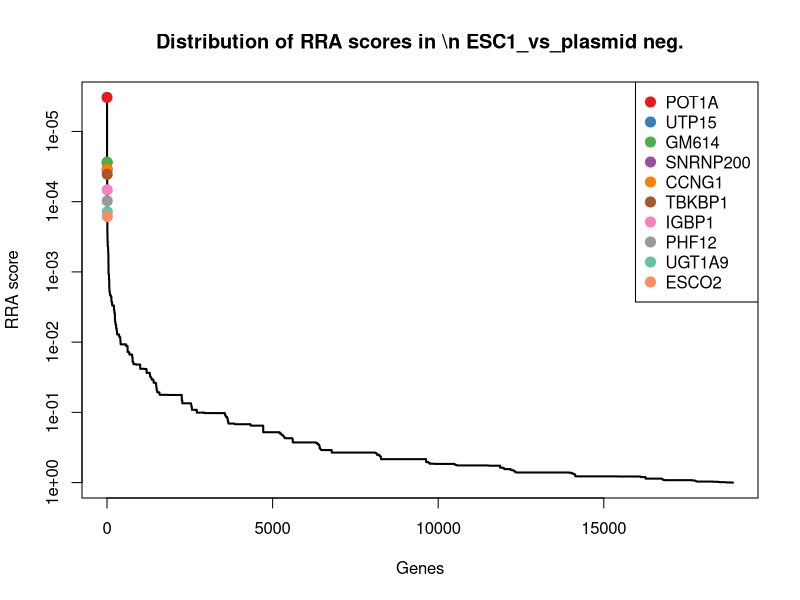
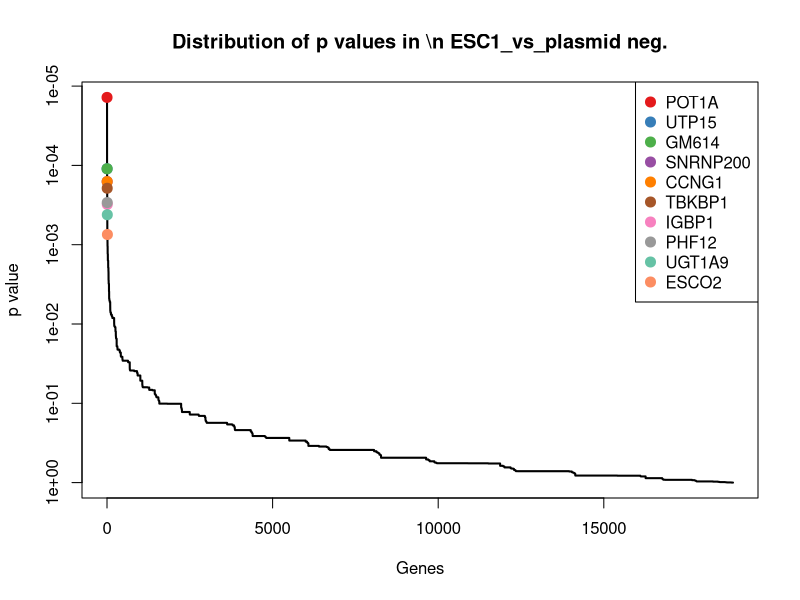
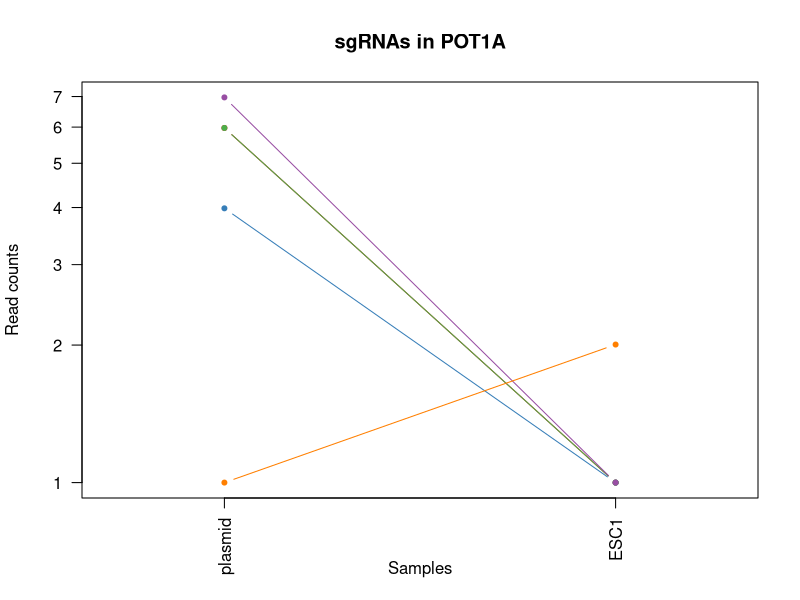
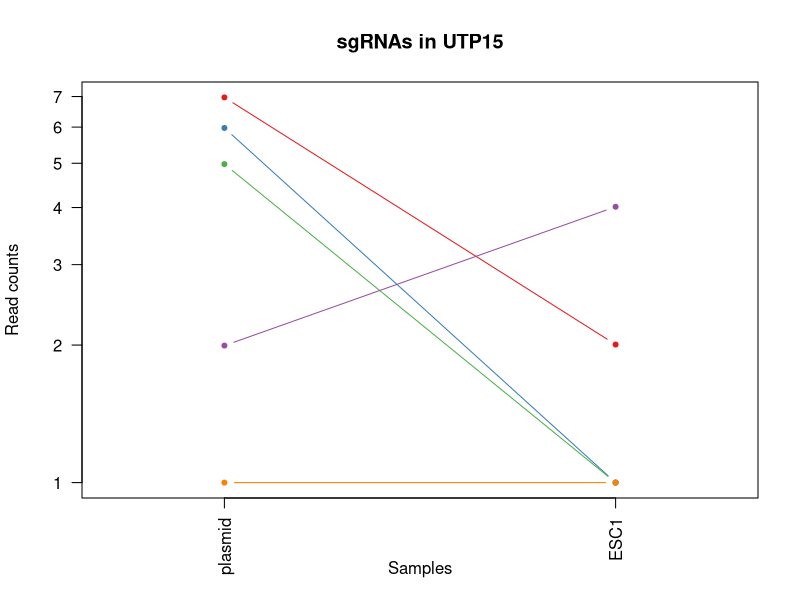
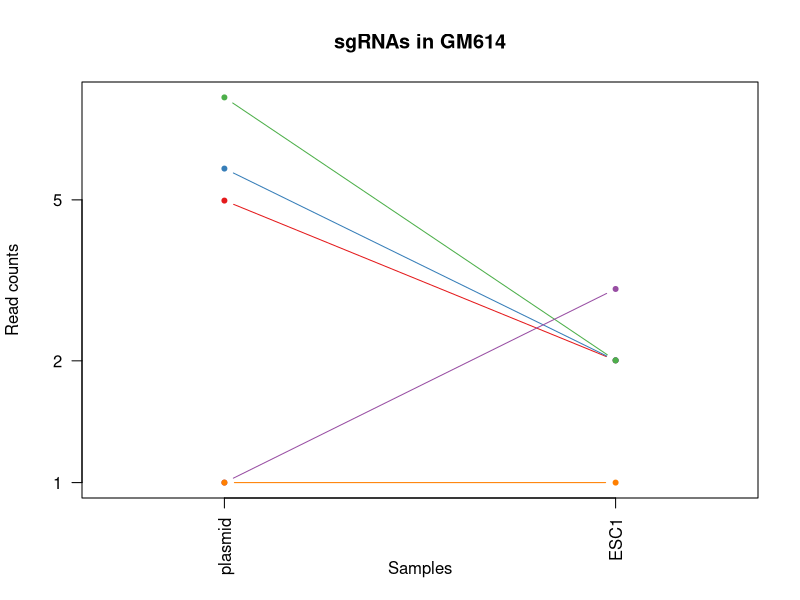
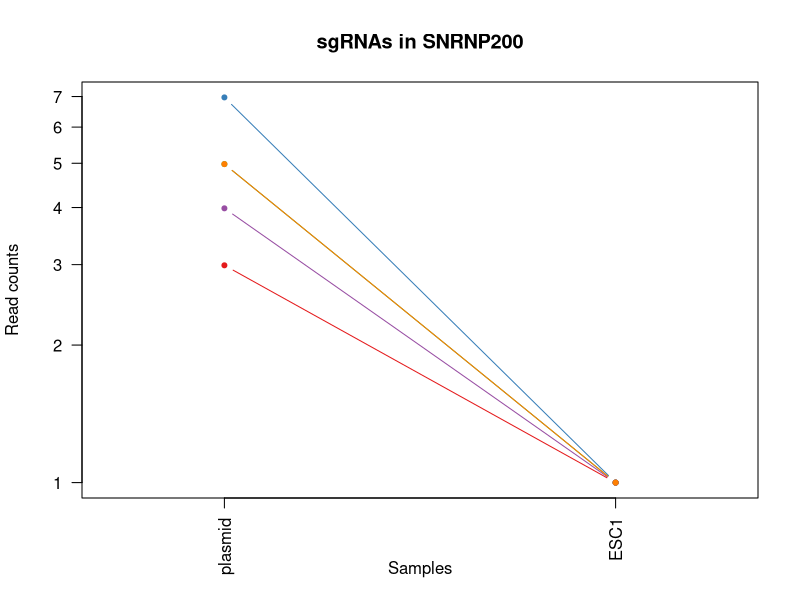
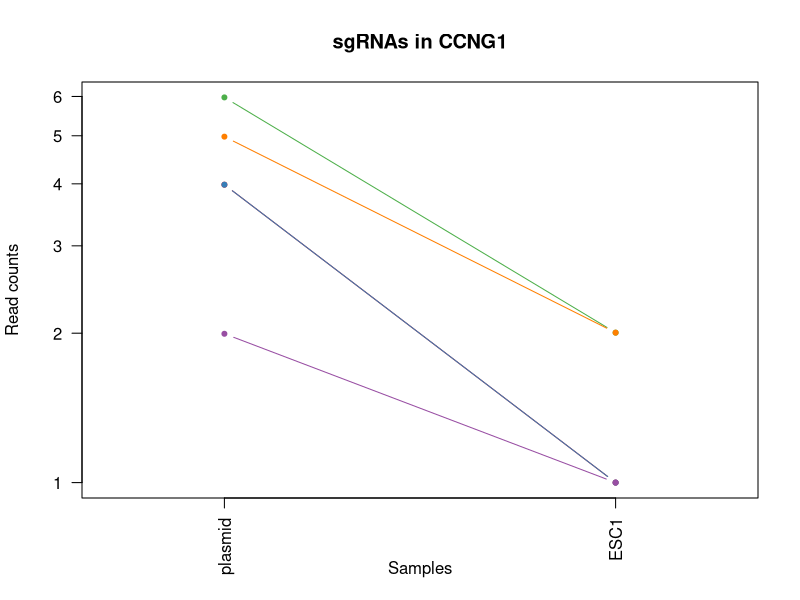
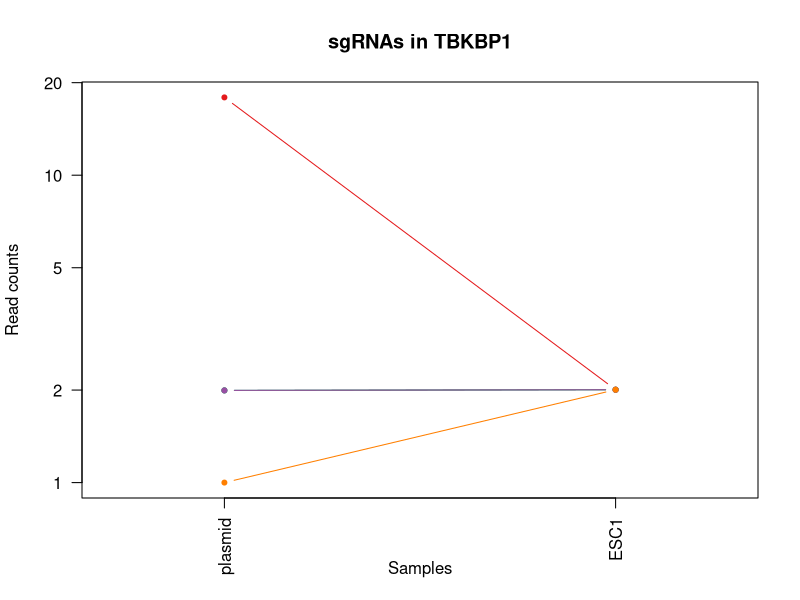

Generate these figures, in order, with R: (Note: this script raises an error after producing the figures.)
pdf(file='esccp.pdf',width=4.5,height=4.5);
gstable=read.table('esccp.gene_summary.txt',header=T)
# 
#
# parameters
# Do not modify the variables beginning with "__"

# gstablename='__GENE_SUMMARY_FILE__'
startindex=3
# outputfile='__OUTPUT_FILE__'
targetgenelist=c("POT1A","UTP15","GM614","SNRNP200","CCNG1","TBKBP1","IGBP1","PHF12","UGT1A9","ESCO2")
# samplelabel=sub('.\\w+.\\w+$','',colnames(gstable)[startindex]);
samplelabel='ESC1_vs_plasmid neg.'


# You need to write some codes in front of this code:
# gstable=read.table(gstablename,header=T)
# pdf(file=outputfile,width=6,height=6)


# set up color using RColorBrewer
#library(RColorBrewer)
#colors <- brewer.pal(length(targetgenelist), "Set1")

colors=c( "#E41A1C", "#377EB8", "#4DAF4A", "#984EA3", "#FF7F00",  "#A65628", "#F781BF",
          "#999999", "#66C2A5", "#FC8D62", "#8DA0CB", "#E78AC3", "#A6D854", "#FFD92F", "#E5C494", "#B3B3B3", 
          "#8DD3C7", "#FFFFB3", "#BEBADA", "#FB8072", "#80B1D3", "#FDB462", "#B3DE69", "#FCCDE5",
          "#D9D9D9", "#BC80BD", "#CCEBC5", "#FFED6F")

######
# function definition

plotrankedvalues<-function(val, tglist, ...){
  
  plot(val,log='y',ylim=c(max(val),min(val)),type='l',lwd=2, ...)
  if(length(tglist)>0){
    for(i in 1:length(tglist)){
      targetgene=tglist[i];
      tx=which(names(val)==targetgene);ty=val[targetgene];
      points(tx,ty,col=colors[(i %% length(colors)) ],cex=2,pch=20)
      # text(tx+50,ty,targetgene,col=colors[i])
    }
    legend('topright',tglist,pch=20,pt.cex = 2,cex=1,col=colors)
  }
}



plotrandvalues<-function(val,targetgenelist, ...){
  # choose the one with the best distance distribution
  
  mindiffvalue=0;
  randval=val;
  for(i in 1:20){
    randval0=sample(val)
    vindex=sort(which(names(randval0) %in% targetgenelist))
    if(max(vindex)>0.9*length(val)){
      # print('pass...')
      next;
    }
    mindiffind=min(diff(vindex));
    if (mindiffind > mindiffvalue){
      mindiffvalue=mindiffind;
      randval=randval0;
      # print(paste('Diff: ',mindiffvalue))
    }
  }
  plot(randval,log='y',ylim=c(max(randval),min(randval)),pch=20,col='grey', ...)
  
  if(length(targetgenelist)>0){
    for(i in 1:length(targetgenelist)){
      targetgene=targetgenelist[i];
      tx=which(names(randval)==targetgene);ty=randval[targetgene];
      points(tx,ty,col=colors[(i %% length(colors)) ],cex=2,pch=20)
      text(tx+50,ty,targetgene,col=colors[i])
    }
  }
  
}




# set.seed(1235)



pvec=gstable[,startindex]
names(pvec)=gstable[,'id']
pvec=sort(pvec);

plotrankedvalues(pvec,targetgenelist,xlab='Genes',ylab='RRA score',main=paste('Distribution of RRA scores in \\n',samplelabel))

# plotrandvalues(pvec,targetgenelist,xlab='Genes',ylab='RRA score',main=paste('Distribution of RRA scores in \\n',samplelabel))


pvec=gstable[,startindex+1]
names(pvec)=gstable[,'id']
pvec=sort(pvec);

plotrankedvalues(pvec,targetgenelist,xlab='Genes',ylab='p value',main=paste('Distribution of p values in \\n',samplelabel))

# plotrandvalues(pvec,targetgenelist,xlab='Genes',ylab='p value',main=paste('Distribution of p values in \\n',samplelabel))



# you need to write after this code:
# dev.off()






# parameters
# Do not modify the variables beginning with "__"
targetmat=list(c(4.973811061139066,0.0),c(2.9842866366834393,0.0),c(4.973811061139066,0.0),c(5.968573273366879,0.0),c(0.0,1.0052932374812964))
targetgene="POT1A"
collabel=c("plasmid","ESC1")

# set up color using RColorBrewer
#library(RColorBrewer)
#colors <- brewer.pal(length(targetgenelist), "Set1")

colors=c( "#E41A1C", "#377EB8", "#4DAF4A", "#984EA3", "#FF7F00",  "#A65628", "#F781BF",
          "#999999", "#66C2A5", "#FC8D62", "#8DA0CB", "#E78AC3", "#A6D854", "#FFD92F", "#E5C494", "#B3B3B3", 
          "#8DD3C7", "#FFFFB3", "#BEBADA", "#FB8072", "#80B1D3", "#FDB462", "#B3DE69", "#FCCDE5",
          "#D9D9D9", "#BC80BD", "#CCEBC5", "#FFED6F")


## code

targetmatvec=unlist(targetmat)+1
yrange=range(targetmatvec[targetmatvec>0]);
# yrange[1]=1; # set the minimum value to 1
for(i in 1:length(targetmat)){
  vali=targetmat[[i]]+1;
  if(i==1){
    plot(1:length(vali),vali,type='b',las=1,pch=20,main=paste('sgRNAs in',targetgene),ylab='Read counts',xlab='Samples',xlim=c(0.7,length(vali)+0.3),ylim = yrange,col=colors[(i %% length(colors))],xaxt='n',log='y')
    axis(1,at=1:length(vali),labels=(collabel),las=2)
    # lines(0:100,rep(1,101),col='black');
  }else{
    lines(1:length(vali),vali,type='b',pch=20,col=colors[(i %% length(colors))])
  }
}




# parameters
# Do not modify the variables beginning with "__"
targetmat=list(c(5.968573273366879,1.0052932374812964),c(4.973811061139066,0.0),c(3.9790488489112525,0.0),c(0.9947622122278131,3.015879712443889),c(0.0,0.0))
targetgene="UTP15"
collabel=c("plasmid","ESC1")

# set up color using RColorBrewer
#library(RColorBrewer)
#colors <- brewer.pal(length(targetgenelist), "Set1")

colors=c( "#E41A1C", "#377EB8", "#4DAF4A", "#984EA3", "#FF7F00",  "#A65628", "#F781BF",
          "#999999", "#66C2A5", "#FC8D62", "#8DA0CB", "#E78AC3", "#A6D854", "#FFD92F", "#E5C494", "#B3B3B3", 
          "#8DD3C7", "#FFFFB3", "#BEBADA", "#FB8072", "#80B1D3", "#FDB462", "#B3DE69", "#FCCDE5",
          "#D9D9D9", "#BC80BD", "#CCEBC5", "#FFED6F")


## code

targetmatvec=unlist(targetmat)+1
yrange=range(targetmatvec[targetmatvec>0]);
# yrange[1]=1; # set the minimum value to 1
for(i in 1:length(targetmat)){
  vali=targetmat[[i]]+1;
  if(i==1){
    plot(1:length(vali),vali,type='b',las=1,pch=20,main=paste('sgRNAs in',targetgene),ylab='Read counts',xlab='Samples',xlim=c(0.7,length(vali)+0.3),ylim = yrange,col=colors[(i %% length(colors))],xaxt='n',log='y')
    axis(1,at=1:length(vali),labels=(collabel),las=2)
    # lines(0:100,rep(1,101),col='black');
  }else{
    lines(1:length(vali),vali,type='b',pch=20,col=colors[(i %% length(colors))])
  }
}




# parameters
# Do not modify the variables beginning with "__"
targetmat=list(c(3.9790488489112525,1.0052932374812964),c(4.973811061139066,1.0052932374812964),c(7.958097697822505,1.0052932374812964),c(0.0,2.010586474962593),c(0.0,0.0))
targetgene="GM614"
collabel=c("plasmid","ESC1")

# set up color using RColorBrewer
#library(RColorBrewer)
#colors <- brewer.pal(length(targetgenelist), "Set1")

colors=c( "#E41A1C", "#377EB8", "#4DAF4A", "#984EA3", "#FF7F00",  "#A65628", "#F781BF",
          "#999999", "#66C2A5", "#FC8D62", "#8DA0CB", "#E78AC3", "#A6D854", "#FFD92F", "#E5C494", "#B3B3B3", 
          "#8DD3C7", "#FFFFB3", "#BEBADA", "#FB8072", "#80B1D3", "#FDB462", "#B3DE69", "#FCCDE5",
          "#D9D9D9", "#BC80BD", "#CCEBC5", "#FFED6F")


## code

targetmatvec=unlist(targetmat)+1
yrange=range(targetmatvec[targetmatvec>0]);
# yrange[1]=1; # set the minimum value to 1
for(i in 1:length(targetmat)){
  vali=targetmat[[i]]+1;
  if(i==1){
    plot(1:length(vali),vali,type='b',las=1,pch=20,main=paste('sgRNAs in',targetgene),ylab='Read counts',xlab='Samples',xlim=c(0.7,length(vali)+0.3),ylim = yrange,col=colors[(i %% length(colors))],xaxt='n',log='y')
    axis(1,at=1:length(vali),labels=(collabel),las=2)
    # lines(0:100,rep(1,101),col='black');
  }else{
    lines(1:length(vali),vali,type='b',pch=20,col=colors[(i %% length(colors))])
  }
}




# parameters
# Do not modify the variables beginning with "__"
targetmat=list(c(1.9895244244556263,0.0),c(5.968573273366879,0.0),c(3.9790488489112525,0.0),c(2.9842866366834393,0.0),c(3.9790488489112525,0.0))
targetgene="SNRNP200"
collabel=c("plasmid","ESC1")

# set up color using RColorBrewer
#library(RColorBrewer)
#colors <- brewer.pal(length(targetgenelist), "Set1")

colors=c( "#E41A1C", "#377EB8", "#4DAF4A", "#984EA3", "#FF7F00",  "#A65628", "#F781BF",
          "#999999", "#66C2A5", "#FC8D62", "#8DA0CB", "#E78AC3", "#A6D854", "#FFD92F", "#E5C494", "#B3B3B3", 
          "#8DD3C7", "#FFFFB3", "#BEBADA", "#FB8072", "#80B1D3", "#FDB462", "#B3DE69", "#FCCDE5",
          "#D9D9D9", "#BC80BD", "#CCEBC5", "#FFED6F")


## code

targetmatvec=unlist(targetmat)+1
yrange=range(targetmatvec[targetmatvec>0]);
# yrange[1]=1; # set the minimum value to 1
for(i in 1:length(targetmat)){
  vali=targetmat[[i]]+1;
  if(i==1){
    plot(1:length(vali),vali,type='b',las=1,pch=20,main=paste('sgRNAs in',targetgene),ylab='Read counts',xlab='Samples',xlim=c(0.7,length(vali)+0.3),ylim = yrange,col=colors[(i %% length(colors))],xaxt='n',log='y')
    axis(1,at=1:length(vali),labels=(collabel),las=2)
    # lines(0:100,rep(1,101),col='black');
  }else{
    lines(1:length(vali),vali,type='b',pch=20,col=colors[(i %% length(colors))])
  }
}




# parameters
# Do not modify the variables beginning with "__"
targetmat=list(c(2.9842866366834393,0.0),c(2.9842866366834393,0.0),c(4.973811061139066,1.0052932374812964),c(0.9947622122278131,0.0),c(3.9790488489112525,1.0052932374812964))
targetgene="CCNG1"
collabel=c("plasmid","ESC1")

# set up color using RColorBrewer
#library(RColorBrewer)
#colors <- brewer.pal(length(targetgenelist), "Set1")

colors=c( "#E41A1C", "#377EB8", "#4DAF4A", "#984EA3", "#FF7F00",  "#A65628", "#F781BF",
          "#999999", "#66C2A5", "#FC8D62", "#8DA0CB", "#E78AC3", "#A6D854", "#FFD92F", "#E5C494", "#B3B3B3", 
          "#8DD3C7", "#FFFFB3", "#BEBADA", "#FB8072", "#80B1D3", "#FDB462", "#B3DE69", "#FCCDE5",
          "#D9D9D9", "#BC80BD", "#CCEBC5", "#FFED6F")


## code

targetmatvec=unlist(targetmat)+1
yrange=range(targetmatvec[targetmatvec>0]);
# yrange[1]=1; # set the minimum value to 1
for(i in 1:length(targetmat)){
  vali=targetmat[[i]]+1;
  if(i==1){
    plot(1:length(vali),vali,type='b',las=1,pch=20,main=paste('sgRNAs in',targetgene),ylab='Read counts',xlab='Samples',xlim=c(0.7,length(vali)+0.3),ylim = yrange,col=colors[(i %% length(colors))],xaxt='n',log='y')
    axis(1,at=1:length(vali),labels=(collabel),las=2)
    # lines(0:100,rep(1,101),col='black');
  }else{
    lines(1:length(vali),vali,type='b',pch=20,col=colors[(i %% length(colors))])
  }
}




# parameters
# Do not modify the variables beginning with "__"
targetmat=list(c(16.910957607872824,1.0052932374812964),c(0.9947622122278131,1.0052932374812964),c(0.9947622122278131,1.0052932374812964),c(0.9947622122278131,1.0052932374812964),c(0.0,1.0052932374812964))
targetgene="TBKBP1"
collabel=c("plasmid","ESC1")

# set up color using RColorBrewer
#library(RColorBrewer)
#colors <- brewer.pal(length(targetgenelist), "Set1")

colors=c( "#E41A1C", "#377EB8", "#4DAF4A", "#984EA3", "#FF7F00",  "#A65628", "#F781BF",
          "#999999", "#66C2A5", "#FC8D62", "#8DA0CB", "#E78AC3", "#A6D854", "#FFD92F", "#E5C494", "#B3B3B3", 
          "#8DD3C7", "#FFFFB3", "#BEBADA", "#FB8072", "#80B1D3", "#FDB462", "#B3DE69", "#FCCDE5",
          "#D9D9D9", "#BC80BD", "#CCEBC5", "#FFED6F")


## code

targetmatvec=unlist(targetmat)+1
yrange=range(targetmatvec[targetmatvec>0]);
# yrange[1]=1; # set the minimum value to 1
for(i in 1:length(targetmat)){
  vali=targetmat[[i]]+1;
  if(i==1){
    plot(1:length(vali),vali,type='b',las=1,pch=20,main=paste('sgRNAs in',targetgene),ylab='Read counts',xlab='Samples',xlim=c(0.7,length(vali)+0.3),ylim = yrange,col=colors[(i %% length(colors))],xaxt='n',log='y')
    axis(1,at=1:length(vali),labels=(collabel),las=2)
    # lines(0:100,rep(1,101),col='black');
  }else{
    lines(1:length(vali),vali,type='b',pch=20,col=colors[(i %% length(colors))])
  }
}




# parameters
# Do not modify the variables beginning with "__"
targetmat=list(c(3.9790488489112525,0.0),c(5.968573273366879,0.0),c(3.9790488489112525,1.0052932374812964),c(0.9947622122278131,0.0),c(0.9947622122278131,1.0052932374812964))
targetgene="IGBP1"
collabel=c("plasmid","ESC1")

# set up color using RColorBrewer
#library(RColorBrewer)
#colors <- brewer.pal(length(targetgenelist), "Set1")

colors=c( "#E41A1C", "#377EB8", "#4DAF4A", "#984EA3", "#FF7F00",  "#A65628", "#F781BF",
          "#999999", "#66C2A5", "#FC8D62", "#8DA0CB", "#E78AC3", "#A6D854", "#FFD92F", "#E5C494", "#B3B3B3", 
          "#8DD3C7", "#FFFFB3", "#BEBADA", "#FB8072", "#80B1D3", "#FDB462", "#B3DE69", "#FCCDE5",
          "#D9D9D9", "#BC80BD", "#CCEBC5", "#FFED6F")


## code

targetmatvec=unlist(targetmat)+1
yrange=range(targetmatvec[targetmatvec>0]);
# yrange[1]=1; # set the minimum value to 1
for(i in 1:length(targetmat)){
  vali=targetmat[[i]]+1;
  if(i==1){
    plot(1:length(vali),vali,type='b',las=1,pch=20,main=paste('sgRNAs in',targetgene),ylab='Read counts',xlab='Samples',xlim=c(0.7,length(vali)+0.3),ylim = yrange,col=colors[(i %% length(colors))],xaxt='n',log='y')
    axis(1,at=1:length(vali),labels=(collabel),las=2)
    # lines(0:100,rep(1,101),col='black');
  }else{
    lines(1:length(vali),vali,type='b',pch=20,col=colors[(i %% length(colors))])
  }
}




# parameters
# Do not modify the variables beginning with "__"
targetmat=list(c(12.93190875896157,1.0052932374812964),c(0.0,1.0052932374812964),c(0.0,1.0052932374812964),c(0.0,0.0),c(0.0,0.0))
targetgene="PHF12"
collabel=c("plasmid","ESC1")

# set up color using RColorBrewer
#library(RColorBrewer)
#colors <- brewer.pal(length(targetgenelist), "Set1")

colors=c( "#E41A1C", "#377EB8", "#4DAF4A", "#984EA3", "#FF7F00",  "#A65628", "#F781BF",
          "#999999", "#66C2A5", "#FC8D62", "#8DA0CB", "#E78AC3", "#A6D854", "#FFD92F", "#E5C494", "#B3B3B3", 
          "#8DD3C7", "#FFFFB3", "#BEBADA", "#FB8072", "#80B1D3", "#FDB462", "#B3DE69", "#FCCDE5",
          "#D9D9D9", "#BC80BD", "#CCEBC5", "#FFED6F")


## code

targetmatvec=unlist(targetmat)+1
yrange=range(targetmatvec[targetmatvec>0]);
# yrange[1]=1; # set the minimum value to 1
for(i in 1:length(targetmat)){
  vali=targetmat[[i]]+1;
  if(i==1){
    plot(1:length(vali),vali,type='b',las=1,pch=20,main=paste('sgRNAs in',targetgene),ylab='Read counts',xlab='Samples',xlim=c(0.7,length(vali)+0.3),ylim = yrange,col=colors[(i %% length(colors))],xaxt='n',log='y')
    axis(1,at=1:length(vali),labels=(collabel),las=2)
    # lines(0:100,rep(1,101),col='black');
  }else{
    lines(1:length(vali),vali,type='b',pch=20,col=colors[(i %% length(colors))])
  }
}




# parameters
# Do not modify the variables beginning with "__"
targetmat=list(c(2.9842866366834393,0.0),c(3.9790488489112525,1.0052932374812964),c(2.9842866366834393,0.0),c(0.0,0.0))
targetgene="UGT1A9"
collabel=c("plasmid","ESC1")

# set up color using RColorBrewer
#library(RColorBrewer)
#colors <- brewer.pal(length(targetgenelist), "Set1")

colors=c( "#E41A1C", "#377EB8", "#4DAF4A", "#984EA3", "#FF7F00",  "#A65628", "#F781BF",
          "#999999", "#66C2A5", "#FC8D62", "#8DA0CB", "#E78AC3", "#A6D854", "#FFD92F", "#E5C494", "#B3B3B3", 
          "#8DD3C7", "#FFFFB3", "#BEBADA", "#FB8072", "#80B1D3", "#FDB462", "#B3DE69", "#FCCDE5",
          "#D9D9D9", "#BC80BD", "#CCEBC5", "#FFED6F")


## code

targetmatvec=unlist(targetmat)+1
yrange=range(targetmatvec[targetmatvec>0]);
# yrange[1]=1; # set the minimum value to 1
for(i in 1:length(targetmat)){
  vali=targetmat[[i]]+1;
  if(i==1){
    plot(1:length(vali),vali,type='b',las=1,pch=20,main=paste('sgRNAs in',targetgene),ylab='Read counts',xlab='Samples',xlim=c(0.7,length(vali)+0.3),ylim = yrange,col=colors[(i %% length(colors))],xaxt='n',log='y')
    axis(1,at=1:length(vali),labels=(collabel),las=2)
    # lines(0:100,rep(1,101),col='black');
  }else{
    lines(1:length(vali),vali,type='b',pch=20,col=colors[(i %% length(colors))])
  }
}




# parameters
# Do not modify the variables beginning with "__"
targetmat=list(c(12.93190875896157,0.0),c(1.9895244244556263,0.0),c(11.937146546733757,20.10586474962593),c(0.9947622122278131,0.0),c(0.9947622122278131,5.026466187406482))
targetgene="ESCO2"
collabel=c("plasmid","ESC1")

# set up color using RColorBrewer
#library(RColorBrewer)
#colors <- brewer.pal(length(targetgenelist), "Set1")

colors=c( "#E41A1C", "#377EB8", "#4DAF4A", "#984EA3", "#FF7F00",  "#A65628", "#F781BF",
          "#999999", "#66C2A5", "#FC8D62", "#8DA0CB", "#E78AC3", "#A6D854", "#FFD92F", "#E5C494", "#B3B3B3", 
          "#8DD3C7", "#FFFFB3", "#BEBADA", "#FB8072", "#80B1D3", "#FDB462", "#B3DE69", "#FCCDE5",
          "#D9D9D9", "#BC80BD", "#CCEBC5", "#FFED6F")


## code

targetmatvec=unlist(targetmat)+1
yrange=range(targetmatvec[targetmatvec>0]);
# yrange[1]=1; # set the minimum value to 1
for(i in 1:length(targetmat)){
  vali=targetmat[[i]]+1;
  if(i==1){
    plot(1:length(vali),vali,type='b',las=1,pch=20,main=paste('sgRNAs in',targetgene),ylab='Read counts',xlab='Samples',xlim=c(0.7,length(vali)+0.3),ylim = yrange,col=colors[(i %% length(colors))],xaxt='n',log='y')
    axis(1,at=1:length(vali),labels=(collabel),las=2)
    # lines(0:100,rep(1,101),col='black');
  }else{
    lines(1:length(vali),vali,type='b',pch=20,col=colors[(i %% length(colors))])
  }
}



# 
#
# parameters
# Do not modify the variables beginning with "__"

# gstablename='__GENE_SUMMARY_FILE__'
startindex=9
# outputfile='__OUTPUT_FILE__'
targetgenelist=c("FNDC4","RNASE11","ARMC4","OLFR917","CCDC108","SCAMP5","SKINT11","OLFR733","RBMS2","SEC23IP")
# samplelabel=sub('.\\w+.\\w+$','',colnames(gstable)[startindex]);
samplelabel='ESC1_vs_plasmid pos.'


# You need to write some codes in front of this code:
# gstable=read.table(gstablename,header=T)
# pdf(file=outputfile,width=6,height=6)


# set up color using RColorBrewer
#library(RColorBrewer)
#colors <- brewer.pal(length(targetgenelist), "Set1")

colors=c( "#E41A1C", "#377EB8", "#4DAF4A", "#984EA3", "#FF7F00",  "#A65628", "#F781BF",
          "#999999", "#66C2A5", "#FC8D62", "#8DA0CB", "#E78AC3", "#A6D854", "#FFD92F", "#E5C494", "#B3B3B3", 
          "#8DD3C7", "#FFFFB3", "#BEBADA", "#FB8072", "#80B1D3", "#FDB462", "#B3DE69", "#FCCDE5",
          "#D9D9D9", "#BC80BD", "#CCEBC5", "#FFED6F")

######
# function definition

plotrankedvalues<-function(val, tglist, ...){
  
  plot(val,log='y',ylim=c(max(val),min(val)),type='l',lwd=2, ...)
  if(length(tglist)>0){
    for(i in 1:length(tglist)){
      targetgene=tglist[i];
      tx=which(names(val)==targetgene);ty=val[targetgene];
      points(tx,ty,col=colors[(i %% length(colors)) ],cex=2,pch=20)
      # text(tx+50,ty,targetgene,col=colors[i])
    }
    legend('topright',tglist,pch=20,pt.cex = 2,cex=1,col=colors)
  }
}



plotrandvalues<-function(val,targetgenelist, ...){
  # choose the one with the best distance distribution
  
  mindiffvalue=0;
  randval=val;
  for(i in 1:20){
    randval0=sample(val)
    vindex=sort(which(names(randval0) %in% targetgenelist))
    if(max(vindex)>0.9*length(val)){
      # print('pass...')
      next;
    }
    mindiffind=min(diff(vindex));
    if (mindiffind > mindiffvalue){
      mindiffvalue=mindiffind;
      randval=randval0;
      # print(paste('Diff: ',mindiffvalue))
    }
  }
  plot(randval,log='y',ylim=c(max(randval),min(randval)),pch=20,col='grey', ...)
  
  if(length(targetgenelist)>0){
    for(i in 1:length(targetgenelist)){
      targetgene=targetgenelist[i];
      tx=which(names(randval)==targetgene);ty=randval[targetgene];
      points(tx,ty,col=colors[(i %% length(colors)) ],cex=2,pch=20)
      text(tx+50,ty,targetgene,col=colors[i])
    }
  }
  
}




# set.seed(1235)



pvec=gstable[,startindex]
names(pvec)=gstable[,'id']
pvec=sort(pvec);

plotrankedvalues(pvec,targetgenelist,xlab='Genes',ylab='RRA score',main=paste('Distribution of RRA scores in \\n',samplelabel))

# plotrandvalues(pvec,targetgenelist,xlab='Genes',ylab='RRA score',main=paste('Distribution of RRA scores in \\n',samplelabel))


pvec=gstable[,startindex+1]
names(pvec)=gstable[,'id']
pvec=sort(pvec);

plotrankedvalues(pvec,targetgenelist,xlab='Genes',ylab='p value',main=paste('Distribution of p values in \\n',samplelabel))

# plotrandvalues(pvec,targetgenelist,xlab='Genes',ylab='p value',main=paste('Distribution of p values in \\n',samplelabel))



# you need to write after this code:
# dev.off()






# parameters
# Do not modify the variables beginning with "__"
targetmat=list(c(0.9947622122278131,7.037052662369074),c(0.9947622122278131,5.026466187406482),c(0.9947622122278131,4.021172949925186),c(0.0,1.0052932374812964),c(0.0,5.026466187406482))
targetgene="FNDC4"
collabel=c("plasmid","ESC1")

# set up color using RColorBrewer
#library(RColorBrewer)
#colors <- brewer.pal(length(targetgenelist), "Set1")

colors=c( "#E41A1C", "#377EB8", "#4DAF4A", "#984EA3", "#FF7F00",  "#A65628", "#F781BF",
          "#999999", "#66C2A5", "#FC8D62", "#8DA0CB", "#E78AC3", "#A6D854", "#FFD92F", "#E5C494", "#B3B3B3", 
          "#8DD3C7", "#FFFFB3", "#BEBADA", "#FB8072", "#80B1D3", "#FDB462", "#B3DE69", "#FCCDE5",
          "#D9D9D9", "#BC80BD", "#CCEBC5", "#FFED6F")


## code

targetmatvec=unlist(targetmat)+1
yrange=range(targetmatvec[targetmatvec>0]);
# yrange[1]=1; # set the minimum value to 1
for(i in 1:length(targetmat)){
  vali=targetmat[[i]]+1;
  if(i==1){
    plot(1:length(vali),vali,type='b',las=1,pch=20,main=paste('sgRNAs in',targetgene),ylab='Read counts',xlab='Samples',xlim=c(0.7,length(vali)+0.3),ylim = yrange,col=colors[(i %% length(colors))],xaxt='n',log='y')
    axis(1,at=1:length(vali),labels=(collabel),las=2)
    # lines(0:100,rep(1,101),col='black');
  }else{
    lines(1:length(vali),vali,type='b',pch=20,col=colors[(i %% length(colors))])
  }
}




# parameters
# Do not modify the variables beginning with "__"
targetmat=list(c(0.9947622122278131,4.021172949925186),c(0.9947622122278131,4.021172949925186),c(0.0,4.021172949925186),c(0.0,0.0))
targetgene="RNASE11"
collabel=c("plasmid","ESC1")

# set up color using RColorBrewer
#library(RColorBrewer)
#colors <- brewer.pal(length(targetgenelist), "Set1")

colors=c( "#E41A1C", "#377EB8", "#4DAF4A", "#984EA3", "#FF7F00",  "#A65628", "#F781BF",
          "#999999", "#66C2A5", "#FC8D62", "#8DA0CB", "#E78AC3", "#A6D854", "#FFD92F", "#E5C494", "#B3B3B3", 
          "#8DD3C7", "#FFFFB3", "#BEBADA", "#FB8072", "#80B1D3", "#FDB462", "#B3DE69", "#FCCDE5",
          "#D9D9D9", "#BC80BD", "#CCEBC5", "#FFED6F")


## code

targetmatvec=unlist(targetmat)+1
yrange=range(targetmatvec[targetmatvec>0]);
# yrange[1]=1; # set the minimum value to 1
for(i in 1:length(targetmat)){
  vali=targetmat[[i]]+1;
  if(i==1){
    plot(1:length(vali),vali,type='b',las=1,pch=20,main=paste('sgRNAs in',targetgene),ylab='Read counts',xlab='Samples',xlim=c(0.7,length(vali)+0.3),ylim = yrange,col=colors[(i %% length(colors))],xaxt='n',log='y')
    axis(1,at=1:length(vali),labels=(collabel),las=2)
    # lines(0:100,rep(1,101),col='black');
  }else{
    lines(1:length(vali),vali,type='b',pch=20,col=colors[(i %% length(colors))])
  }
}




# parameters
# Do not modify the variables beginning with "__"
targetmat=list(c(0.9947622122278131,3.015879712443889),c(0.9947622122278131,3.015879712443889),c(0.0,7.037052662369074),c(0.0,5.026466187406482),c(0.0,0.0))
targetgene="ARMC4"
collabel=c("plasmid","ESC1")

# set up color using RColorBrewer
#library(RColorBrewer)
#colors <- brewer.pal(length(targetgenelist), "Set1")

colors=c( "#E41A1C", "#377EB8", "#4DAF4A", "#984EA3", "#FF7F00",  "#A65628", "#F781BF",
          "#999999", "#66C2A5", "#FC8D62", "#8DA0CB", "#E78AC3", "#A6D854", "#FFD92F", "#E5C494", "#B3B3B3", 
          "#8DD3C7", "#FFFFB3", "#BEBADA", "#FB8072", "#80B1D3", "#FDB462", "#B3DE69", "#FCCDE5",
          "#D9D9D9", "#BC80BD", "#CCEBC5", "#FFED6F")


## code

targetmatvec=unlist(targetmat)+1
yrange=range(targetmatvec[targetmatvec>0]);
# yrange[1]=1; # set the minimum value to 1
for(i in 1:length(targetmat)){
  vali=targetmat[[i]]+1;
  if(i==1){
    plot(1:length(vali),vali,type='b',las=1,pch=20,main=paste('sgRNAs in',targetgene),ylab='Read counts',xlab='Samples',xlim=c(0.7,length(vali)+0.3),ylim = yrange,col=colors[(i %% length(colors))],xaxt='n',log='y')
    axis(1,at=1:length(vali),labels=(collabel),las=2)
    # lines(0:100,rep(1,101),col='black');
  }else{
    lines(1:length(vali),vali,type='b',pch=20,col=colors[(i %% length(colors))])
  }
}




# parameters
# Do not modify the variables beginning with "__"
targetmat=list(c(0.9947622122278131,3.015879712443889),c(0.9947622122278131,4.021172949925186),c(0.9947622122278131,4.021172949925186),c(0.0,3.015879712443889))
targetgene="OLFR917"
collabel=c("plasmid","ESC1")

# set up color using RColorBrewer
#library(RColorBrewer)
#colors <- brewer.pal(length(targetgenelist), "Set1")

colors=c( "#E41A1C", "#377EB8", "#4DAF4A", "#984EA3", "#FF7F00",  "#A65628", "#F781BF",
          "#999999", "#66C2A5", "#FC8D62", "#8DA0CB", "#E78AC3", "#A6D854", "#FFD92F", "#E5C494", "#B3B3B3", 
          "#8DD3C7", "#FFFFB3", "#BEBADA", "#FB8072", "#80B1D3", "#FDB462", "#B3DE69", "#FCCDE5",
          "#D9D9D9", "#BC80BD", "#CCEBC5", "#FFED6F")


## code

targetmatvec=unlist(targetmat)+1
yrange=range(targetmatvec[targetmatvec>0]);
# yrange[1]=1; # set the minimum value to 1
for(i in 1:length(targetmat)){
  vali=targetmat[[i]]+1;
  if(i==1){
    plot(1:length(vali),vali,type='b',las=1,pch=20,main=paste('sgRNAs in',targetgene),ylab='Read counts',xlab='Samples',xlim=c(0.7,length(vali)+0.3),ylim = yrange,col=colors[(i %% length(colors))],xaxt='n',log='y')
    axis(1,at=1:length(vali),labels=(collabel),las=2)
    # lines(0:100,rep(1,101),col='black');
  }else{
    lines(1:length(vali),vali,type='b',pch=20,col=colors[(i %% length(colors))])
  }
}




# parameters
# Do not modify the variables beginning with "__"
targetmat=list(c(0.9947622122278131,0.0),c(0.9947622122278131,14.074105324738149),c(0.9947622122278131,0.0),c(0.0,2.010586474962593),c(0.0,0.0))
targetgene="CCDC108"
collabel=c("plasmid","ESC1")

# set up color using RColorBrewer
#library(RColorBrewer)
#colors <- brewer.pal(length(targetgenelist), "Set1")

colors=c( "#E41A1C", "#377EB8", "#4DAF4A", "#984EA3", "#FF7F00",  "#A65628", "#F781BF",
          "#999999", "#66C2A5", "#FC8D62", "#8DA0CB", "#E78AC3", "#A6D854", "#FFD92F", "#E5C494", "#B3B3B3", 
          "#8DD3C7", "#FFFFB3", "#BEBADA", "#FB8072", "#80B1D3", "#FDB462", "#B3DE69", "#FCCDE5",
          "#D9D9D9", "#BC80BD", "#CCEBC5", "#FFED6F")


## code

targetmatvec=unlist(targetmat)+1
yrange=range(targetmatvec[targetmatvec>0]);
# yrange[1]=1; # set the minimum value to 1
for(i in 1:length(targetmat)){
  vali=targetmat[[i]]+1;
  if(i==1){
    plot(1:length(vali),vali,type='b',las=1,pch=20,main=paste('sgRNAs in',targetgene),ylab='Read counts',xlab='Samples',xlim=c(0.7,length(vali)+0.3),ylim = yrange,col=colors[(i %% length(colors))],xaxt='n',log='y')
    axis(1,at=1:length(vali),labels=(collabel),las=2)
    # lines(0:100,rep(1,101),col='black');
  }else{
    lines(1:length(vali),vali,type='b',pch=20,col=colors[(i %% length(colors))])
  }
}




# parameters
# Do not modify the variables beginning with "__"
targetmat=list(c(3.9790488489112525,9.047639137331668),c(0.0,4.021172949925186),c(0.0,4.021172949925186),c(0.0,0.0),c(0.0,0.0))
targetgene="SCAMP5"
collabel=c("plasmid","ESC1")

# set up color using RColorBrewer
#library(RColorBrewer)
#colors <- brewer.pal(length(targetgenelist), "Set1")

colors=c( "#E41A1C", "#377EB8", "#4DAF4A", "#984EA3", "#FF7F00",  "#A65628", "#F781BF",
          "#999999", "#66C2A5", "#FC8D62", "#8DA0CB", "#E78AC3", "#A6D854", "#FFD92F", "#E5C494", "#B3B3B3", 
          "#8DD3C7", "#FFFFB3", "#BEBADA", "#FB8072", "#80B1D3", "#FDB462", "#B3DE69", "#FCCDE5",
          "#D9D9D9", "#BC80BD", "#CCEBC5", "#FFED6F")


## code

targetmatvec=unlist(targetmat)+1
yrange=range(targetmatvec[targetmatvec>0]);
# yrange[1]=1; # set the minimum value to 1
for(i in 1:length(targetmat)){
  vali=targetmat[[i]]+1;
  if(i==1){
    plot(1:length(vali),vali,type='b',las=1,pch=20,main=paste('sgRNAs in',targetgene),ylab='Read counts',xlab='Samples',xlim=c(0.7,length(vali)+0.3),ylim = yrange,col=colors[(i %% length(colors))],xaxt='n',log='y')
    axis(1,at=1:length(vali),labels=(collabel),las=2)
    # lines(0:100,rep(1,101),col='black');
  }else{
    lines(1:length(vali),vali,type='b',pch=20,col=colors[(i %% length(colors))])
  }
}




# parameters
# Do not modify the variables beginning with "__"
targetmat=list(c(0.9947622122278131,4.021172949925186),c(4.973811061139066,18.095278274663336),c(0.0,2.010586474962593),c(0.0,4.021172949925186))
targetgene="SKINT11"
collabel=c("plasmid","ESC1")

# set up color using RColorBrewer
#library(RColorBrewer)
#colors <- brewer.pal(length(targetgenelist), "Set1")

colors=c( "#E41A1C", "#377EB8", "#4DAF4A", "#984EA3", "#FF7F00",  "#A65628", "#F781BF",
          "#999999", "#66C2A5", "#FC8D62", "#8DA0CB", "#E78AC3", "#A6D854", "#FFD92F", "#E5C494", "#B3B3B3", 
          "#8DD3C7", "#FFFFB3", "#BEBADA", "#FB8072", "#80B1D3", "#FDB462", "#B3DE69", "#FCCDE5",
          "#D9D9D9", "#BC80BD", "#CCEBC5", "#FFED6F")


## code

targetmatvec=unlist(targetmat)+1
yrange=range(targetmatvec[targetmatvec>0]);
# yrange[1]=1; # set the minimum value to 1
for(i in 1:length(targetmat)){
  vali=targetmat[[i]]+1;
  if(i==1){
    plot(1:length(vali),vali,type='b',las=1,pch=20,main=paste('sgRNAs in',targetgene),ylab='Read counts',xlab='Samples',xlim=c(0.7,length(vali)+0.3),ylim = yrange,col=colors[(i %% length(colors))],xaxt='n',log='y')
    axis(1,at=1:length(vali),labels=(collabel),las=2)
    # lines(0:100,rep(1,101),col='black');
  }else{
    lines(1:length(vali),vali,type='b',pch=20,col=colors[(i %% length(colors))])
  }
}




# parameters
# Do not modify the variables beginning with "__"
targetmat=list(c(2.9842866366834393,3.015879712443889),c(0.9947622122278131,4.021172949925186),c(0.9947622122278131,5.026466187406482),c(0.0,4.021172949925186))
targetgene="OLFR733"
collabel=c("plasmid","ESC1")

# set up color using RColorBrewer
#library(RColorBrewer)
#colors <- brewer.pal(length(targetgenelist), "Set1")

colors=c( "#E41A1C", "#377EB8", "#4DAF4A", "#984EA3", "#FF7F00",  "#A65628", "#F781BF",
          "#999999", "#66C2A5", "#FC8D62", "#8DA0CB", "#E78AC3", "#A6D854", "#FFD92F", "#E5C494", "#B3B3B3", 
          "#8DD3C7", "#FFFFB3", "#BEBADA", "#FB8072", "#80B1D3", "#FDB462", "#B3DE69", "#FCCDE5",
          "#D9D9D9", "#BC80BD", "#CCEBC5", "#FFED6F")


## code

targetmatvec=unlist(targetmat)+1
yrange=range(targetmatvec[targetmatvec>0]);
# yrange[1]=1; # set the minimum value to 1
for(i in 1:length(targetmat)){
  vali=targetmat[[i]]+1;
  if(i==1){
    plot(1:length(vali),vali,type='b',las=1,pch=20,main=paste('sgRNAs in',targetgene),ylab='Read counts',xlab='Samples',xlim=c(0.7,length(vali)+0.3),ylim = yrange,col=colors[(i %% length(colors))],xaxt='n',log='y')
    axis(1,at=1:length(vali),labels=(collabel),las=2)
    # lines(0:100,rep(1,101),col='black');
  }else{
    lines(1:length(vali),vali,type='b',pch=20,col=colors[(i %% length(colors))])
  }
}




# parameters
# Do not modify the variables beginning with "__"
targetmat=list(c(0.9947622122278131,6.031759424887778),c(7.958097697822505,4.021172949925186),c(1.9895244244556263,0.0),c(0.9947622122278131,6.031759424887778),c(0.0,0.0))
targetgene="RBMS2"
collabel=c("plasmid","ESC1")

# set up color using RColorBrewer
#library(RColorBrewer)
#colors <- brewer.pal(length(targetgenelist), "Set1")

colors=c( "#E41A1C", "#377EB8", "#4DAF4A", "#984EA3", "#FF7F00",  "#A65628", "#F781BF",
          "#999999", "#66C2A5", "#FC8D62", "#8DA0CB", "#E78AC3", "#A6D854", "#FFD92F", "#E5C494", "#B3B3B3", 
          "#8DD3C7", "#FFFFB3", "#BEBADA", "#FB8072", "#80B1D3", "#FDB462", "#B3DE69", "#FCCDE5",
          "#D9D9D9", "#BC80BD", "#CCEBC5", "#FFED6F")


## code

targetmatvec=unlist(targetmat)+1
yrange=range(targetmatvec[targetmatvec>0]);
# yrange[1]=1; # set the minimum value to 1
for(i in 1:length(targetmat)){
  vali=targetmat[[i]]+1;
  if(i==1){
    plot(1:length(vali),vali,type='b',las=1,pch=20,main=paste('sgRNAs in',targetgene),ylab='Read counts',xlab='Samples',xlim=c(0.7,length(vali)+0.3),ylim = yrange,col=colors[(i %% length(colors))],xaxt='n',log='y')
    axis(1,at=1:length(vali),labels=(collabel),las=2)
    # lines(0:100,rep(1,101),col='black');
  }else{
    lines(1:length(vali),vali,type='b',pch=20,col=colors[(i %% length(colors))])
  }
}




# parameters
# Do not modify the variables beginning with "__"
targetmat=list(c(1.9895244244556263,1.0052932374812964),c(0.9947622122278131,5.026466187406482),c(0.9947622122278131,0.0),c(0.0,12.063518849775557),c(0.0,0.0))
targetgene="SEC23IP"
collabel=c("plasmid","ESC1")

# set up color using RColorBrewer
#library(RColorBrewer)
#colors <- brewer.pal(length(targetgenelist), "Set1")

colors=c( "#E41A1C", "#377EB8", "#4DAF4A", "#984EA3", "#FF7F00",  "#A65628", "#F781BF",
          "#999999", "#66C2A5", "#FC8D62", "#8DA0CB", "#E78AC3", "#A6D854", "#FFD92F", "#E5C494", "#B3B3B3", 
          "#8DD3C7", "#FFFFB3", "#BEBADA", "#FB8072", "#80B1D3", "#FDB462", "#B3DE69", "#FCCDE5",
          "#D9D9D9", "#BC80BD", "#CCEBC5", "#FFED6F")


## code

targetmatvec=unlist(targetmat)+1
yrange=range(targetmatvec[targetmatvec>0]);
# yrange[1]=1; # set the minimum value to 1
for(i in 1:length(targetmat)){
  vali=targetmat[[i]]+1;
  if(i==1){
    plot(1:length(vali),vali,type='b',las=1,pch=20,main=paste('sgRNAs in',targetgene),ylab='Read counts',xlab='Samples',xlim=c(0.7,length(vali)+0.3),ylim = yrange,col=colors[(i %% length(colors))],xaxt='n',log='y')
    axis(1,at=1:length(vali),labels=(collabel),las=2)
    # lines(0:100,rep(1,101),col='black');
  }else{
    lines(1:length(vali),vali,type='b',pch=20,col=colors[(i %% length(colors))])
  }
}



dev.off()
Sweave("esccp_summary.Rnw");
library(tools);

texi2dvi("esccp_summary.tex",pdf=TRUE);
